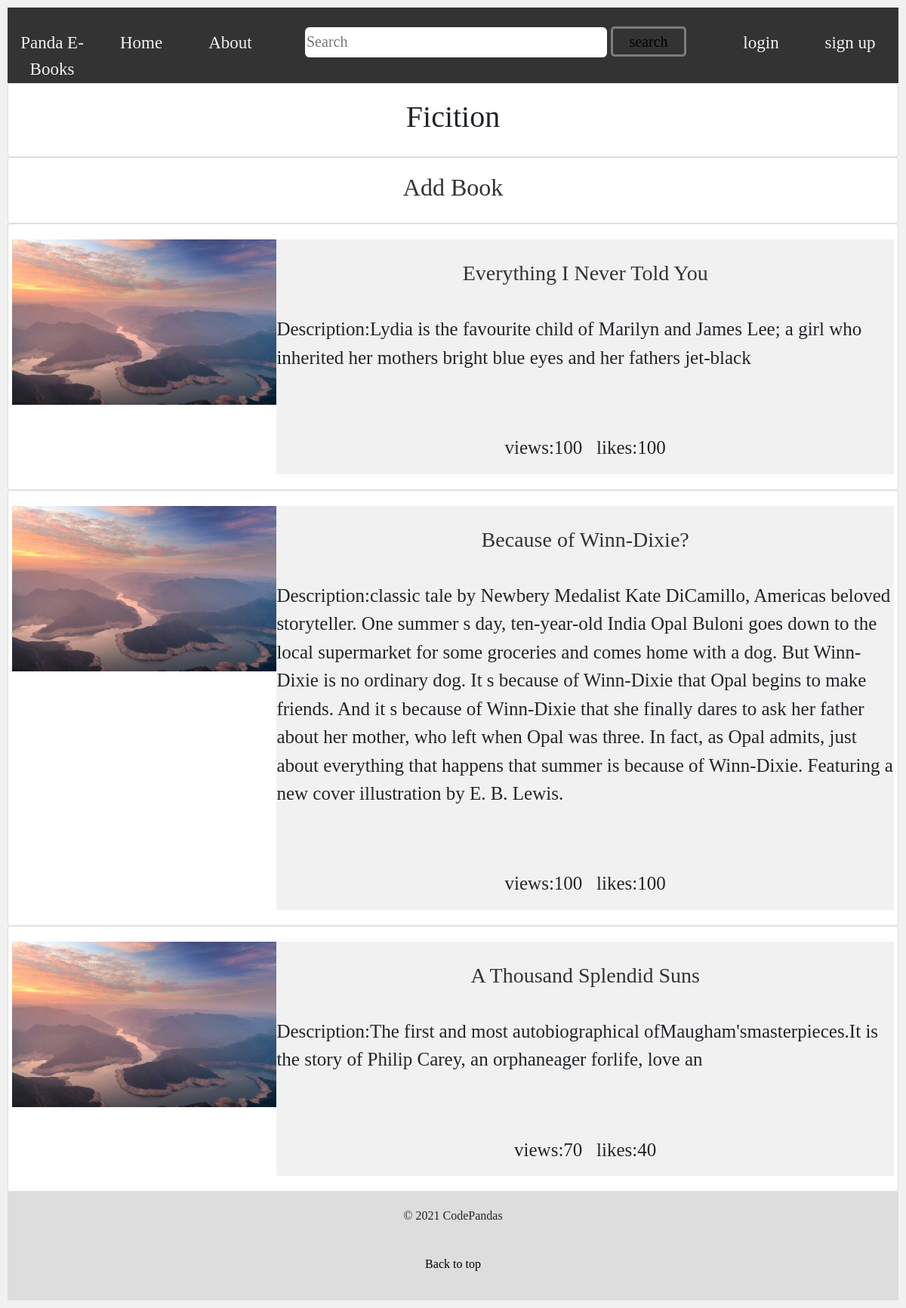
Page /panda-online-library/category/ficition/ on the committed database.
### panda/models.py (models this page shows, shortened)
class Category(models.Model):
    MAX_LENGTH = 200
    name = models.CharField(max_length=MAX_LENGTH,unique=True)
    likes = models.IntegerField(default=0)
    Sdescription =models.CharField(max_length=MAX_LENGTH)
    slug = models.SlugField(unique=True,blank=True)
    class Meta:
        verbose_name_plural = 'Categories'

class Book(models.Model):
    TITLE_MAX_SIZE = 128
    category = models.ForeignKey(Category, on_delete=models.CASCADE)
    name = models.CharField(max_length=TITLE_MAX_SIZE)
    slug = models.SlugField(unique=True,blank=True)
    views = models.IntegerField(default=0)
    image = models.ImageField(upload_to='book_images',blank = True)
    likes = models.IntegerField(default=0)
    rating = models.FloatField(default=0.0)
    description = models.CharField(max_length=1000)
    def photo_url(self):
        if self.image and hasattr(self.image, 'url'):
            return self.image.url
        else:
            return '/media/book_images/rango.jpg'

### panda/views.py (the view)
# urls.py: path('category/<slug:category_name_slug>/',views.show_category, name='show_category'),
def show_category(request,category_name_slug):
    context_dict={}
    try:
        category = Category.objects.get(slug=category_name_slug)
        books = Book.objects.filter(category=category)
        context_dict['books'] = books
        context_dict['category'] = category
    except Category.DoesNotExist:
        context_dict['category'] = None
        context_dict['books'] = None
    return render(request, 'panda/category.html', context=context_dict)

### templates/panda/category.html
{% extends 'panda/base.html' %}
{% load staticfiles %}
{% block main_block %}
    <div class="card">
        <h1>{{category.name}}</h1>
    </div>
    <div class="card">
        <h2><a href="{% url 'panda:add_book' category.slug %}">Add Book</a></h2>
    </div>
    {% if books %}
    {% for book in books %}
    <div class="card">
        <div class="row">
            <div class="l_column">
                <img src="{{book.photo_url}}" width="100%">
            </div>
            <div class="r_column">
                <a class="nav-link" href="{% url 'panda:show_book' book.slug %}"><h3>{{book.name}}</h3></a>
                <p class="description">Description:{{book.description}}</p>
                <p class="views">views:{{book.views}} &nbsp; likes:{{book.likes}}</p>
            </div>
        </div>
    </div>
    {% endfor %}
    {% endif %}
{% endblock %}

### static/css_js/css/base.css (style rules this page uses)
* { box-sizing: border-box; }
body { font-family: MV Boli; padding: 10px; background: #f1f1f1; }
.l_column { float: left; width: 30%; }
.r_column { float: left; width: 70%; background-color: #f1f1f1; font-size: 25px; }
.r_column a { margin-top: 20px; margin-bottom: 20px; height: 60px; width: 100%; border: none; font-size: 20px; }
.card { background-color: white; padding: 20px; text-align: center; }
.card a { text-decoration: none; color: #333; }
.row:after { content: ""; display: table; clear: both; }
.views { margin-top: 10%; }
.description { margin-top: 20px; text-align: left; }

### rows in the picture
Category: name "Ficition"
Book: name "Everything I Never Told You", description "Lydia is the favourite child of Marilyn and James Lee; a girl who inherited her mothers bright blue eyes and her fathers jet-black", views "100", likes "100"
Book: name "Because of Winn-Dixie?", description "classic tale by Newbery Medalist Kate DiCamillo, Americas beloved storyteller. One summer s day, ten-year-old India Opal Buloni goes down to the local supermarket for some groceries and comes home with a dog. But Winn-Dixie is no ordinary dog. It s because of Winn-Dixie that Opal begins to make friends. And it s because of Winn-Dixie that she finally dares to ask her father about her mother, who left when Opal was three. In fact, as Opal admits, just about everything that happens that summer is because of Winn-Dixie. Featuring a new cover illustration by E. B. Lewis.", views "100", likes "100"
Book: name "A Thousand Splendid Suns", description "The first and most autobiographical ofMaugham'smasterpieces.It is the story of Philip Carey, an orphaneager forlife, love an", views "70", likes "40"
